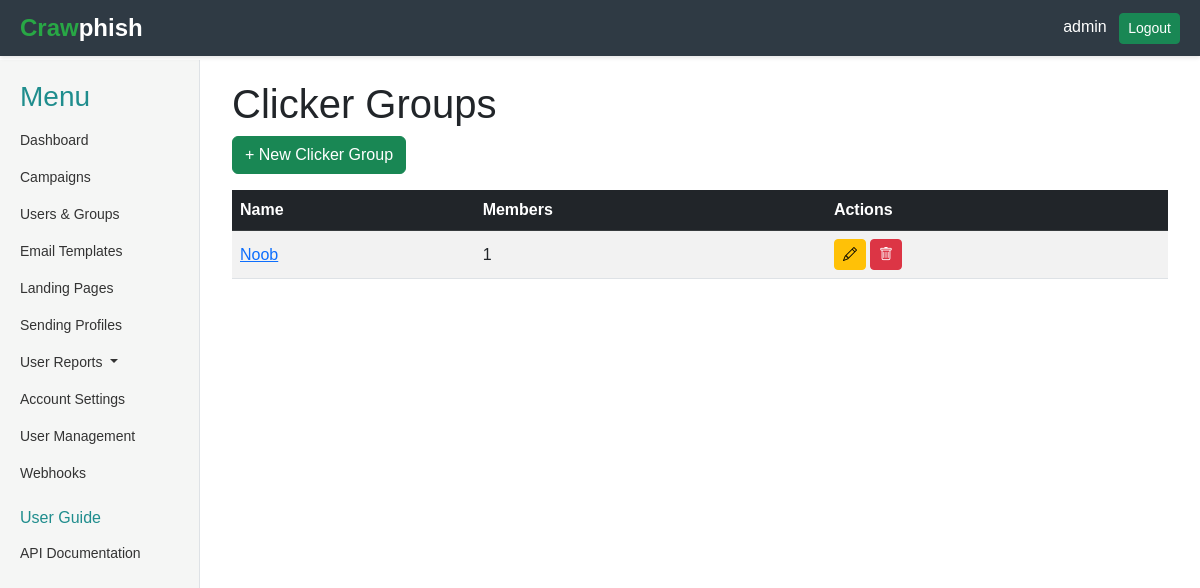
The app's page /clicker-groups/ (signed in), older data.
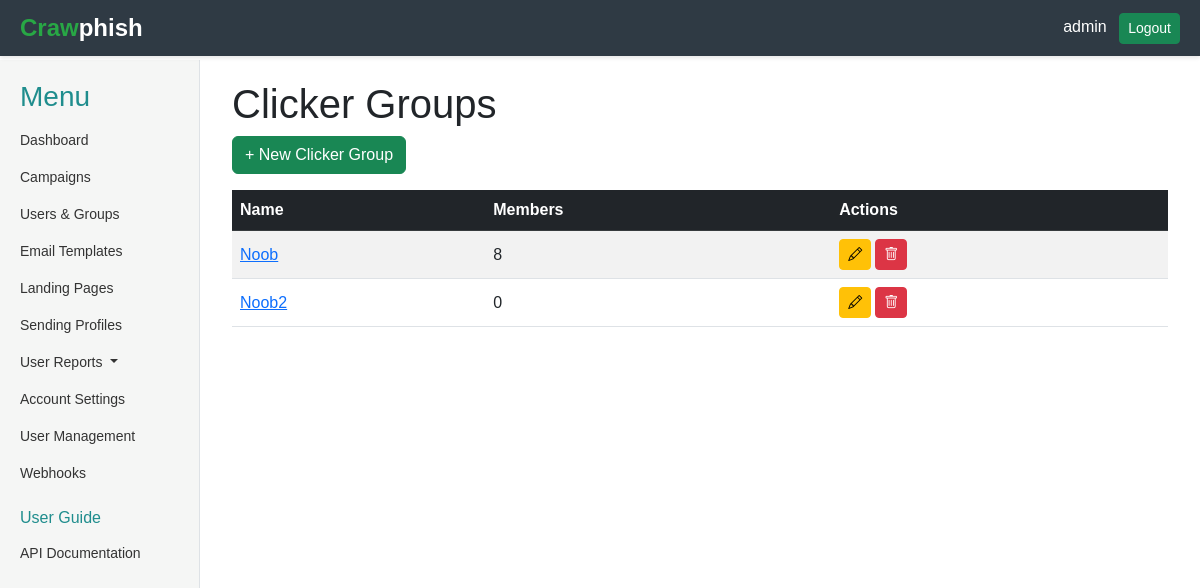
The same page, newer data.
### core/models.py (models this page shows, shortened)
class ClickerGroup(models.Model):
    name = models.CharField(max_length=100, unique=True)
    members = models.ManyToManyField('ExternalUser', related_name='clicker_groups')
    created_at = models.DateTimeField(auto_now_add=True)

### core/views.py (the view)
# urls.py: path('clicker-groups/', views.ClickerGroupListView.as_view(), name='clicker_groups'),
class ClickerGroupListView(LoginRequiredMixin, ListView):
    model = ClickerGroup
    template_name = 'core/submitter_clicker/clicker_group_list.html'
    context_object_name = 'clicker_groups'

### core/templates/core/submitter_clicker/clicker_group_list.html (shortened to what this page needs)
{% extends 'core/base.html' %}
{% block content %}
<div class="container">
    <h1>Clicker Groups</h1>
    <a href="{% url 'core:clicker_group_create' %}" class="btn btn-success mb-3" data-bs-toggle="tooltip" title="Create a new clicker group">
        + New Clicker Group
    </a>
    {% if clicker_groups %}
        <div class="table-responsive">
            <table class="table table-striped table-hover align-middle">
                <thead class="table-dark">
                    <tr>
                        <th>Name</th>
                        <th>Members</th>
                        <th>Actions</th>
                    </tr>
                </thead>
                <tbody>
                    {% for group in clicker_groups %}
                        <tr data-group-id="{{ group.pk }}">
                            <td><a href="{% url 'core:clicker_group_detail' group.pk %}">{{ group.name }}</a></td>
                            <td>{{ group.members.count }}</td>
                            <td>
                                <div class="d-flex gap-1">
                                    <a href="{% url 'core:clicker_group_edit' group.pk %}" class="btn btn-sm btn-warning" data-bs-toggle="tooltip" title="Edit">
                                        <i class="bi bi-pencil"></i>
                                    </a>
                                    <form action="{% url 'core:clicker_group_delete' group.pk %}" method="post" class="d-inline">
                                        <button type="submit" class="btn btn-danger btn-sm" data-bs-toggle="tooltip" title="Delete" onclick="return confirm('Delete {{ group.name }}?')">
                                            <i class="bi bi-trash"></i>
                                        </button>
                                    </form>
                                </div>
                            </td>
                        </tr>
                    {% endfor %}
                </tbody>
            </table>
        </div>
    {% else %}
        <div class="alert alert-info" role="alert">
            No clicker groups created yet. <a href="{% url 'core:clicker_group_create' %}">Let's create one!</a>
        </div>
    {% endif %}
</div>
{% endblock %}

Row changes from the older to the newer data that the page shows:
computed for ClickerGroup "Noob": members.count "1" → "8"
added ClickerGroup: name "Noob2", members.count "0"
